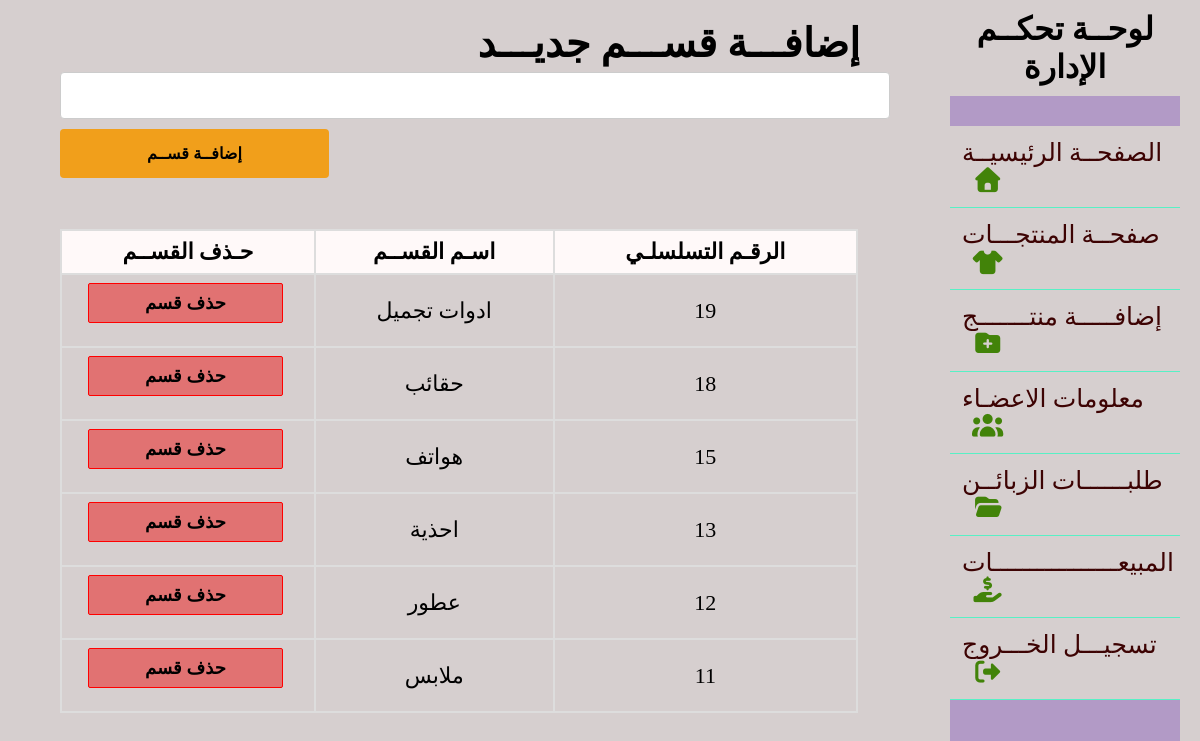
The app's page /admin/adminpanel.php (signed in) with its own data.
### tables this page shows
CREATE TABLE `section` (
  `id` int(11) NOT NULL,
  `m` varchar(30) NOT NULL
);

### admin/adminpanel.php (the view, shortened to what this page needs)
<!DOCTYPE html>
<html lang="en">
<head>
   <link rel="stylesheet" href="https://cdnjs.cloudflare.com/ajax/libs/font-awesome/7.0.1/css/all.min.css" />
   <link rel="stylesheet" href="style.css">
</head>
<body>
<div class="sidebar_container">
    <div class="sidebar">
<h1> لوحــة تحكــم الإدارة</h1>
<ul>
<li><a href="../index.php" target="_blank">الصفحــة الرئيسيــة  <i class="fa-solid fa-house"></i></a></li>
<li><a href="product.php" target="_blank">صفحــة المنتجـــات  <i class="fa-solid fa-shirt"></i></a></li>
<li><a href="addproduct.php" target="_blank">إضافـــــة منتـــــــج <i class="fa-solid fa-folder-plus"></i></a></li>
<li><a href="visitors.php" target="_blank">معلومات الاعضـاء  <i class="fa-sharp fa-solid fa-users"></i></a></li>
<li><a href="admin_orders.php" target="_blank">طلبــــــات الزبائــن  <i class="fa-solid fa-folder-open"></i></a></li>
<li><a href="sales.php" target="_blank">المبيعـــــــــــــــــات  <i class="fa-solid fa-hand-holding-dollar"></i></a></li>
<li><a href="logout.php" target="_self">تسجيـــل الخـــروج  <i class="fa-solid fa-right-from-bracket"></i></a></li>
</ul>
</div>
<div class="content_sec">
<form action="adminpanel.php" method="POST">
    <label for="section">إضافـــة قســـم جديـــد</label>
<input type="text" name="m" id="section">
<button class="add" type="submit" name="s">إضافــة قســم</button>
</form>
<br>
<br>
<table dir="rtl">
<tr>
<th>الرقـم التسلسلـي</th>
<th>اسـم القســم</th>
<th>حـذف القســم</th>
</tr>
<?php
$query="SELECT * FROM section ORDER BY id DESC";
$result=mysqli_query($conn,$query);
while($row=mysqli_fetch_assoc($result)){
?>
<tr>
<td><?php echo $row['id']; ?></td>
<td><?php echo htmlspecialchars($row['m']); ?></td>
<td><a href="adminpanel.php?id=<?php echo $row['id']; ?>" onclick="return confirm('متأكد تبي تحذف القسم؟')"><button type="button" class="delet">حذف قسم</button></td>
</tr>
<?php
}
?>
</table>
</div>
</body>
</html>

### admin/style.css (style rules this page uses)
* { margin: 0; padding : 0; list-style:none ; text-decoration:none ; }
body { background-color:#e6bebe; }
.sidebar_container { display: flex; position: relative; }
.sidebar_container .sidebar { background-color: rgb(178, 154, 198); position: fixed; right: 20px; width: 230px; height: 95%; }
.sidebar_container .sidebar h1 { margin-bottom: 30px; color: black; text-align: center; margin-top: 10; }
.sidebar_container .sidebar ul li { font-size: 25px; padding: 8px; border-bottom:1px solid #58f0c5; }
.sidebar_container .sidebar ul li i { margin-left: 10px; color: rgb(66, 131, 9); }
.sidebar_container .sidebar ul li a { display: block; color: rgb(61, 3, 3); padding: 4px; }
.sidebar_container .content_sec { width: 70%; margin-left: 40px; padding: 20px; }
.sidebar_container .content_sec label { display: block; margin-bottom: 5px; font-size: 40px; margin-right: 40px; text-align: right; }
.sidebar_container .content_sec input { width: 95%; padding: 15px; margin-bottom: 10px; border: 1px solid #ccc; }
.sidebar_container .content_sec .add { background-color: #f19f1b; width: 32%; border: none; color: rgb(0, 0, 0); padding: 15px 30px; text-align: center; font-size: 16px; font-weight: bold; cursor: pointer; border-radius: 4px; }
.sidebar_container table { background-color: #e6bebe; width: 95%; border-collapse: collapse; }
.sidebar_container table th,td { font-size: 22px; padding: 8px; text-align: center; border: 2px solid #ddd; }
.sidebar_container table th { background-color: rgb(255, 249, 249); }
.sidebar_container table .delet { color: rgb(0, 0, 0); font-size: 18px; font-weight: bold; background-color: rgb(225, 114, 114); padding: 8px 18px; border-radius: 2px; border: 1px solid red; margin-right: 5px; }
* { background-color: #d6cfcf; }
h1 { padding: 10px; }
label { display: block; margin-bottom: 5px; font-size: 20px; font-weight: bold; }
input { background-color:#ffffff; width: 80%; padding: 12px; margin-bottom: 10px; border: 1px solid #ccc; border-radius: 4px; }
button { width: 83%; padding: 10px; margin-bottom: 15px; background-color: #f62828; border: none; cursor: pointer; font-size: 18px; font-weight: bold; }

### records on screen
section: id "19", m "ادوات تجميل"
section: id "18", m "حقائب"
section: id "15", m "هواتف"
section: id "13", m "احذية"
section: id "12", m "عطور"
section: id "11", m "ملابس"
